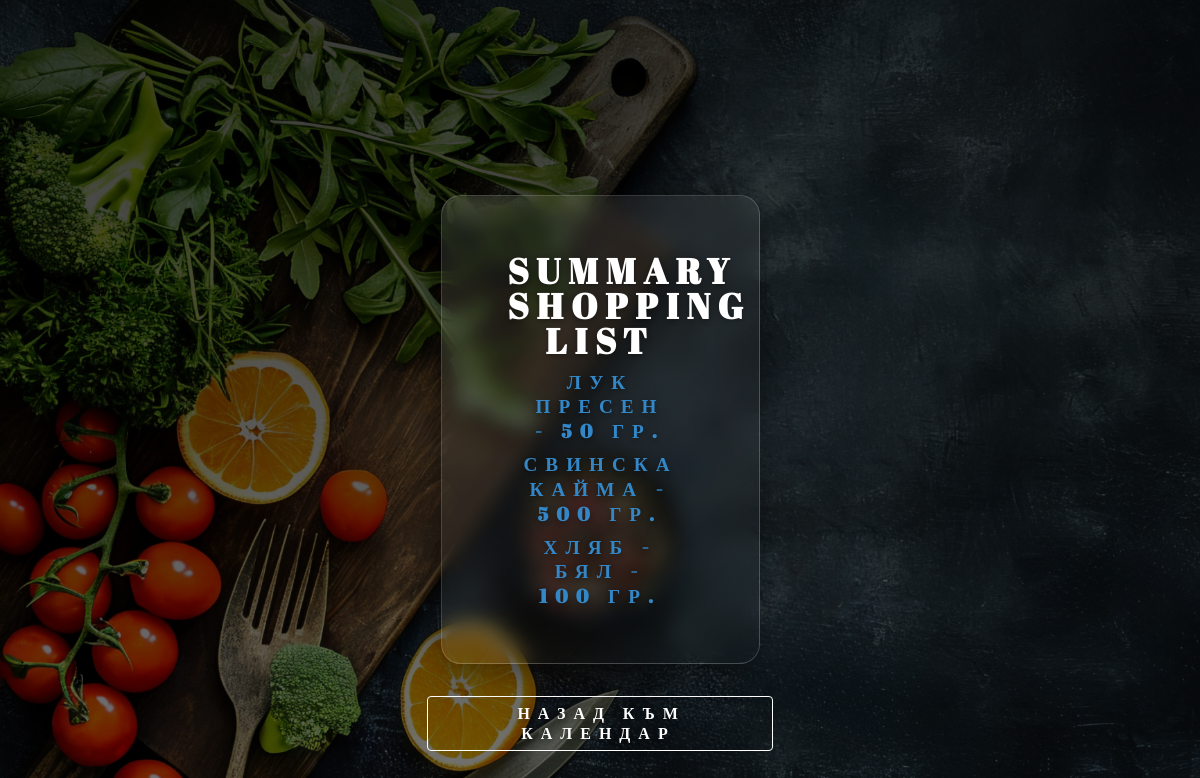
The page /summary_shopping_list/ on the database its author committed.
### menu_planning/planning/models.py (models this page shows, shortened)
class Product(models.Model):
    name = models.CharField(max_length=100)
    unit = models.CharField(
        max_length=20,
        choices=[("броя", "броя"), ("гр.", "гр.")],
        default="гр.",
    )
    quantity_in_stock = models.DecimalField(max_digits=10, decimal_places=3, default=0)
    calories_per_100g = models.DecimalField(max_digits=5, decimal_places=1, null=True, blank=True)  # Optional field

### menu_planning/planning/views.py (the view)
# urls.py: path('summary_shopping_list/', views.SummaryShoppingListView.as_view(), name='summary_shopping_list'),
class SummaryShoppingListView(TemplateView):
    template_name = 'summary_shopping_list.html'
    def get_context_data(self, **kwargs):
        context = super().get_context_data(**kwargs)
        summary = (
            ShoppingListProduct.objects
            .values('product__name', 'product__unit')
            .annotate(total_quantity=Sum('quantity_required'))
            .order_by('product__name')
        )
        context['summary'] = summary
        return context

### templates/summary_shopping_list.html (shortened to what this page needs)
{% extends 'navbar.html' %}
{% block header %}
    <section id="index-headline">
        <div class="index-message">
            <div class="plant-card">
                <h2>Summary Shopping List</h2>
                {% if summary %}
                    <ul>
                        {% for item in summary %}
                            <h1>
                                <oli>
                                    <span>{{ item.product__name }} - {{ item.total_quantity }} {{ item.product__unit }}</span>
                                </oli>
                            </h1>
                        {% endfor %}
                    </ul>
                {% else %}
                    <br>
                    <h4>Няма продукти за пазаруване.</h4>
                {% endif %}
            </div>
            <br>
            <button>
                <h1>
                    <a href="{% url 'home' %}">Назад към календар</a>
                </h1>
            </button>
        </div>
    </section>
{% endblock header %}

### static/style/main.css (style rules this page uses)
html { font-family: Arial, sans-serif; font-size: 16px; box-sizing: border-box; }
*, *::before, *::after { margin: 0 auto; padding: 0; box-sizing: inherit; line-height: 1.3; }
h1, h2, h4, h5, h6 { padding: 0.2em 1rem; }
p, div { margin: 0 1em 0.5em 1em; }
ol, ul { margin: 0 1rem; }
button { font-weight: bold; padding: 0.2em; margin: 0.2em; border: 1px solid white; border-radius: 0.3em; background-color: transparent; }
a { margin: 0.2em; text-decoration: none; font-weight: bold; color: inherit; }
#index-headline { width: auto; justify-content: right; padding: 25px 15px 20px; position: relative; box-sizing: border-box; text-align: center; }
#index-headline .index-message { display: inline-block; z-index: 999; margin: 150px auto; left: 0; top: 40%; text-align: center; width: 30% }
.index-message h1 { color: #ffffff; font-size: 120%; line-height: 1; font-weight: 700; letter-spacing: 8px; word-spacing: normal; text-transform: uppercase; text-shadow: 0 2px 5px rgba(0, 0, 0, 0.3); font-family: 'Abril Fatface', cursive; }
.index-message h2 { color: #ffffff; font-size: 220%; line-height: 1; font-weight: 700; letter-spacing: 8px; word-spacing: normal; text-transform: uppercase; text-shadow: 0 2px 5px rgba(0, 0, 0, 0.3); font-family: 'Abril Fatface', cursive; }
.plant-card { background: linear-gradient(135deg, rgba(255, 255, 255, 0.1), rgba(255, 255, 255, 0)); backdrop-filter: blur(10px); -webkit-backdrop-filter: blur(10px); border-radius: 20px; border: 1px solid rgba(255, 255, 255, 0.18); box-shadow: 0 8px 32px rgba(0, 0, 0, 0.37); margin-top: 20px; padding: 50px; background-position: right 35% bottom 45%; box-sizing: border-box; float: inherit; height: auto; }

### static/style/navigation.css (style rules this page uses)
body { background: linear-gradient(rgba(0, 0, 0, 0.76), rgba(0, 0, 0, 0.5)), url('food_board_2.jpg'); background-attachment: fixed; background-size: cover; }
h1 span { color: #3387C7; }

### rows shown on the page
Product: product__name "ЛУК ПРЕСЕН", total_quantity "50", product__unit "ГР."
Product: product__name "СВИНСКА КАЙМА", total_quantity "500", product__unit "ГР."
Product: product__name "ХЛЯБ - БЯЛ", total_quantity "100", product__unit "ГР."
